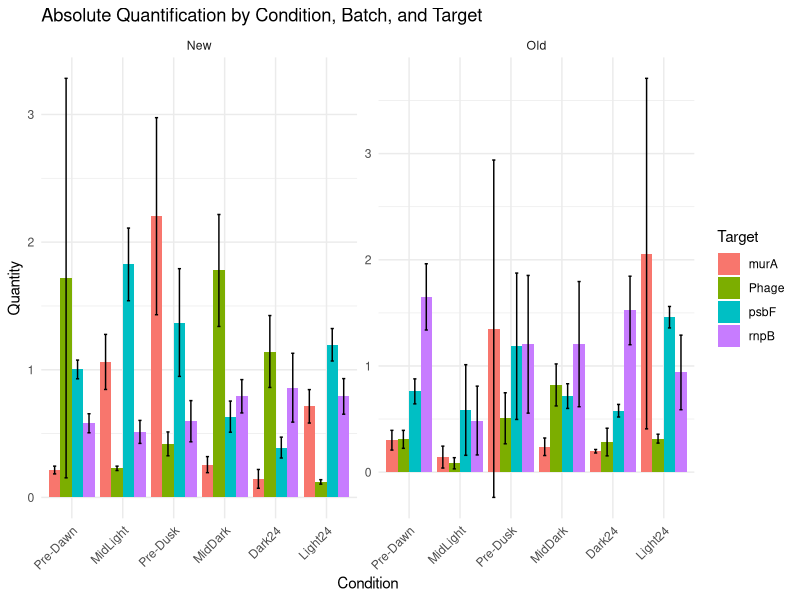

This chart was generated by the following R code:
### Purpose: plot diurnal samples' RT-qPCR results

# Load the libraries
library(tidyverse)
library(dplyr)
library(tibble)
library(ggplot2)
library(magrittr)
library(patchwork)

# Load the data
absPCRdata <- read.table("DataInputs/RT-qPCR_absquant.txt", header = TRUE,
                       sep = "\t", quote = "")

# Create a new column with the row-wise averages
absPCRdata <- absPCRdata %>%
  mutate(Avg = rowMeans(.[,4:19], na.rm = TRUE))

# Create new columns with row-wise standard deviations
absPCRdata <- absPCRdata %>%
  mutate(SD = apply(.[,4:19], 1, sd, na.rm = TRUE))

# Select relevant columns
absResult_table <- absPCRdata %>%
  select(Batch, Condition, Target, Avg, SD)

# Define the desired order of timepoints
time_order <- c("Pre-Dawn", "MidLight", "Pre-Dusk", "MidDark", "Dark24", "Light24")

# Convert the Condition variable to a factor with the desired order
absResult_table$Condition <- factor(absResult_table$Condition, levels = time_order)

# Create a ggplot bar graph
AbsQuantPlot <- ggplot(absResult_table, aes(x = Condition, y = Avg, fill = Target)) +
  geom_bar(stat = "identity", position = "dodge") +
  geom_errorbar(aes(ymin = Avg - SD, ymax = Avg + SD),
                position = position_dodge(width = 0.9), width = 0.25,) +
  facet_wrap(~ Batch, scales = "free") +
  labs(title = "Absolute Quantification by Condition, Batch, and Target",
       x = "Condition",
       y = "Quantity") +
  theme_minimal() +
  theme(axis.text.x = element_text(angle = 45, hjust = 1))
AbsQuantPlot
